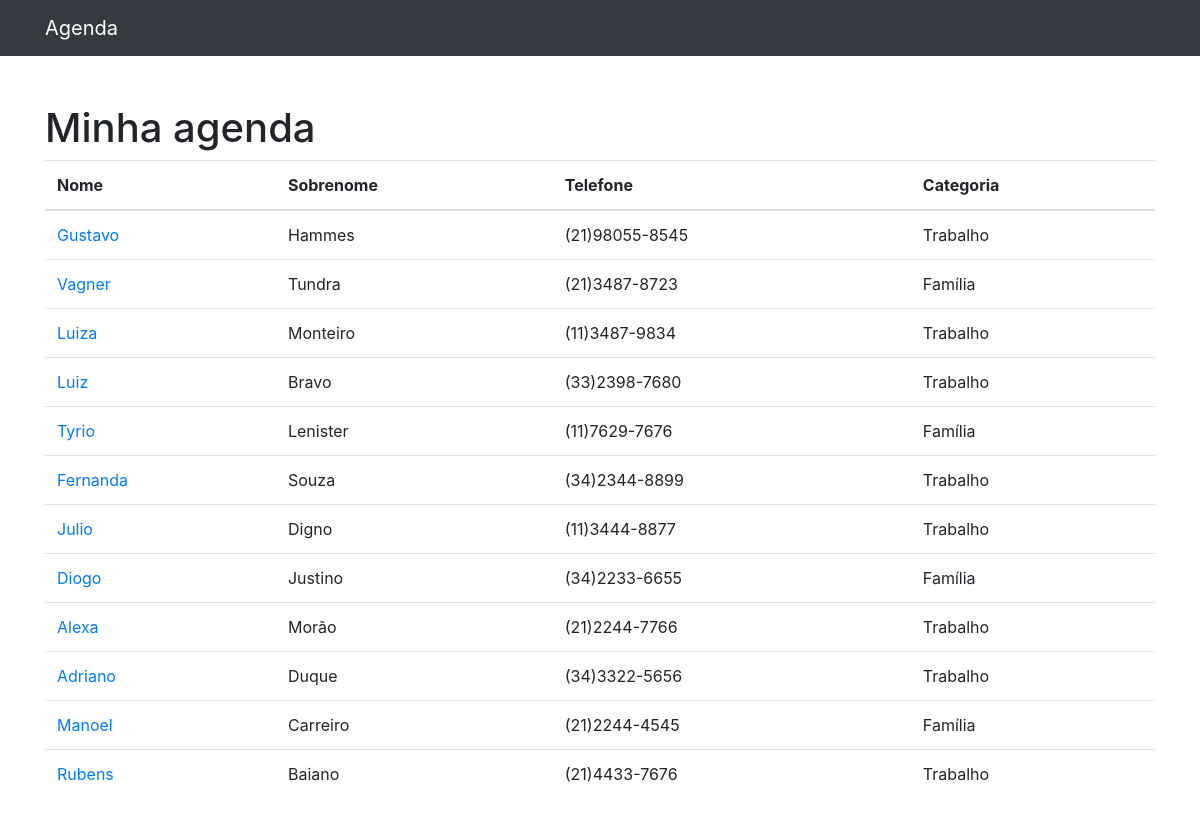
The page / on the database its author committed.
### contato/models.py (models this page shows, shortened)
class ContatoDj(models.Model):
    nome = models.CharField(max_length=255)
    sobreNome = models.CharField(max_length=255, blank=True)
    telefone = models.CharField(max_length=255)
    email = models.CharField(max_length=255, blank=True)
    data_criacao = models.DateTimeField(default=timezone.now)
    descricao = models.CharField(max_length=255, blank=True)
    categoria = models.ForeignKey(Categoria, on_delete=models.DO_NOTHING)

class Categoria(models.Model):
    nome = models.CharField(max_length=255)
    def __str__(self):
        return self.nome

### contato/views.py (the view)
# urls.py: path('', views.index, name='index'),
def index(request):
    recebeDbContatos = ContatoDj.objects.all()
    return render(request, 'contato/index.html', {
        'HtmlContatos' : recebeDbContatos
    })

### contato/templates/contato/index.html
{%extends 'djHtmlBase.html'%}
{%block conteudo%}
<table class="table">
  <thead>
    <tr>
      <th>Nome</th>
      <th>Sobrenome</th>
      <th>Telefone</th>
      <th>Categoria</th>
    </tr>
  </thead>
  <tbody>
    {%for contato in HtmlContatos %}
    <tr>
      <td>
        <a href="{%url 'exibeContato' contato.id%}">{{contato.nome}}</a>
      </td>
      <td>{{contato.sobreNome}}</td>
      <td>{{contato.telefone}}</td>
      <td>{{contato.categoria}}</td>
    </tr>
    {%endfor%}
  </tbody>
</table>
{%endblock%}

### djHtml/djHtmlBase.html (shortened to what this page needs)
{% load static %}
<!DOCTYPE html>
<html lang="pt">
  <head>
    {% include 'estrutura/djHead.html' %}
  </head>
  <body>
    {% include 'estrutura/djNavMenu.html'%}
    <div class="container">
      <div class="row">
        <div class="col-lg-12">
          <h1 class="mt-5">Minha agenda</h1>
          {%block conteudo%} {%endblock%}
        </div>
      </div>
    </div>
  </body>
</html>

### djHtml/estrutura/djHead.html (shortened to what this page needs)
{%load static%}
<link href="{% static 'vendor/bootstrap/css/bootstrap.min.css' %}" rel="stylesheet">

### djHtml/estrutura/djNavMenu.html (shortened to what this page needs)
  <nav class="navbar navbar-expand-lg navbar-dark bg-dark static-top">
    <div class="container">
      <a class="navbar-brand" href="{% url 'index' %}">Agenda</a>
    </div>
  </nav>

### rows shown on the page
ContatoDj: nome "Gustavo", sobreNome "Hammes", telefone "(21)98055-8545", categoria "Trabalho"
ContatoDj: nome "Vagner", sobreNome "Tundra", telefone "(21)3487-8723", categoria "Família"
ContatoDj: nome "Luiza", sobreNome "Monteiro", telefone "(11)3487-9834", categoria "Trabalho"
ContatoDj: nome "Luiz", sobreNome "Bravo", telefone "(33)2398-7680", categoria "Trabalho"
ContatoDj: nome "Tyrio", sobreNome "Lenister", telefone "(11)7629-7676", categoria "Família"
ContatoDj: nome "Fernanda", sobreNome "Souza", telefone "(34)2344-8899", categoria "Trabalho"
ContatoDj: nome "Julio", sobreNome "Digno", telefone "(11)3444-8877", categoria "Trabalho"
ContatoDj: nome "Diogo", sobreNome "Justino", telefone "(34)2233-6655", categoria "Família"
ContatoDj: nome "Alexa", sobreNome "Morão", telefone "(21)2244-7766", categoria "Trabalho"
ContatoDj: nome "Adriano", sobreNome "Duque", telefone "(34)3322-5656", categoria "Trabalho"
ContatoDj: nome "Manoel", sobreNome "Carreiro", telefone "(21)2244-4545", categoria "Família"
ContatoDj: nome "Rubens", sobreNome "Baiano", telefone "(21)4433-7676", categoria "Trabalho"
